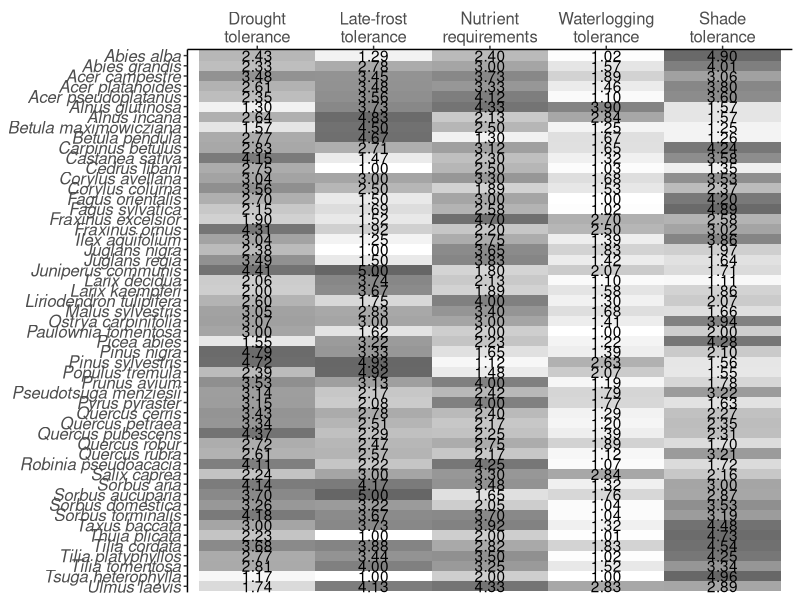
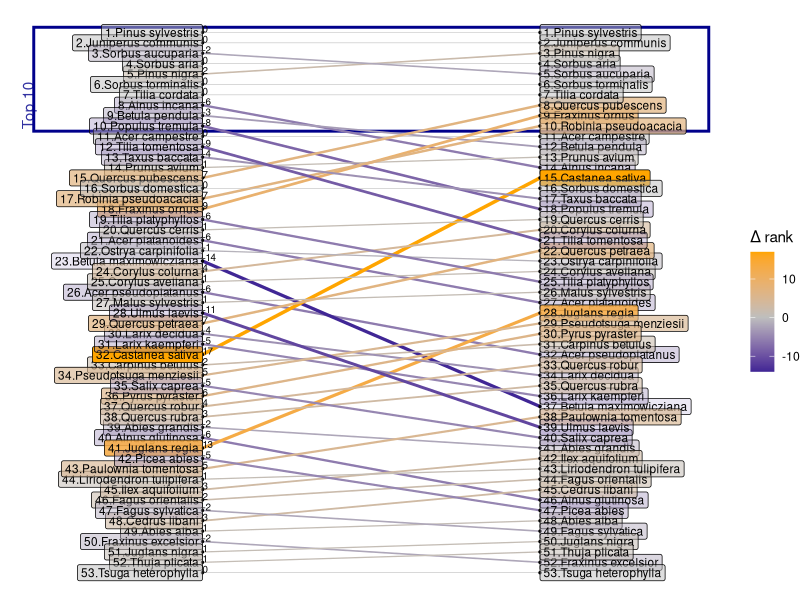
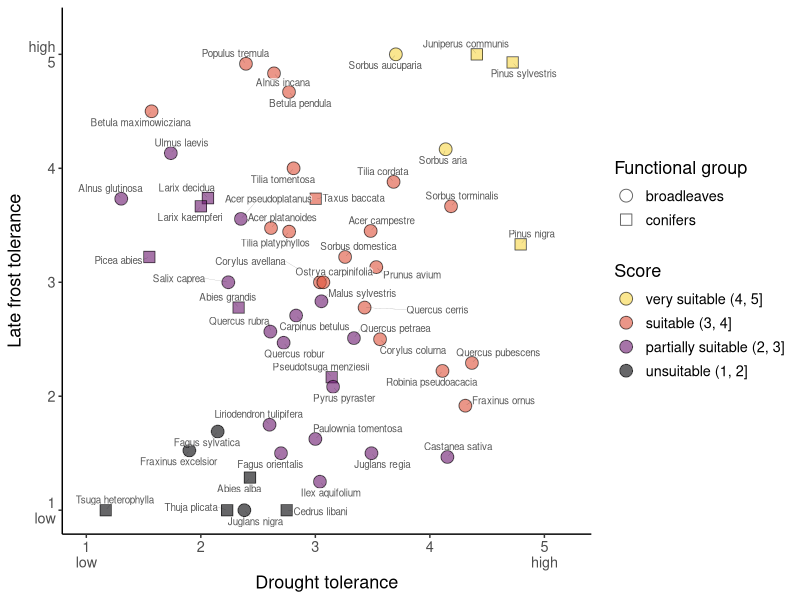
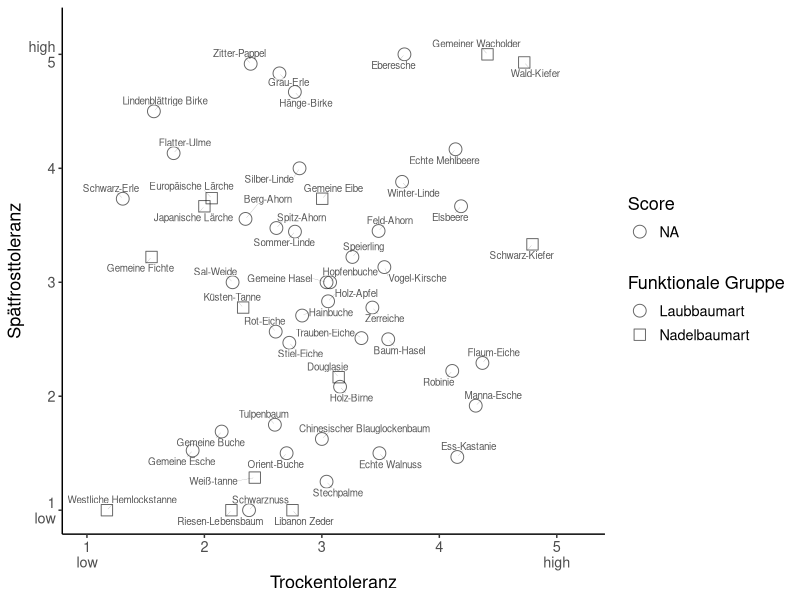
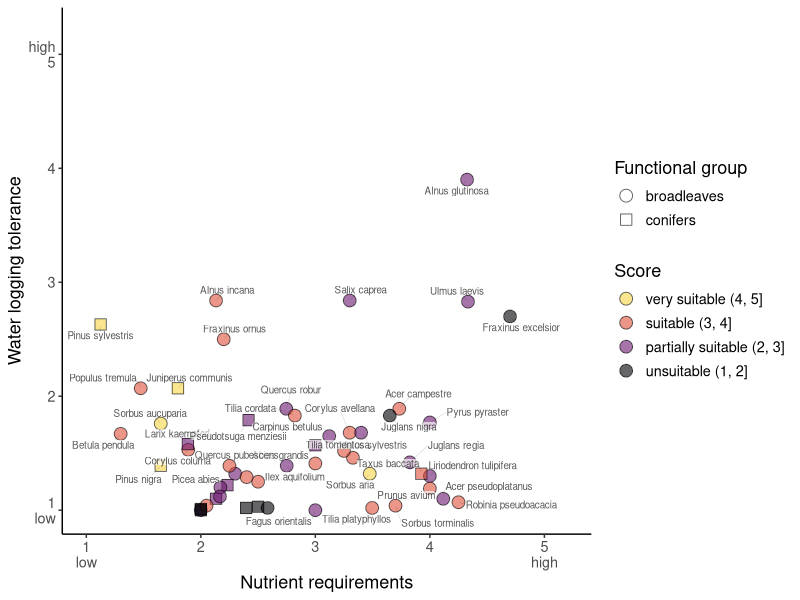
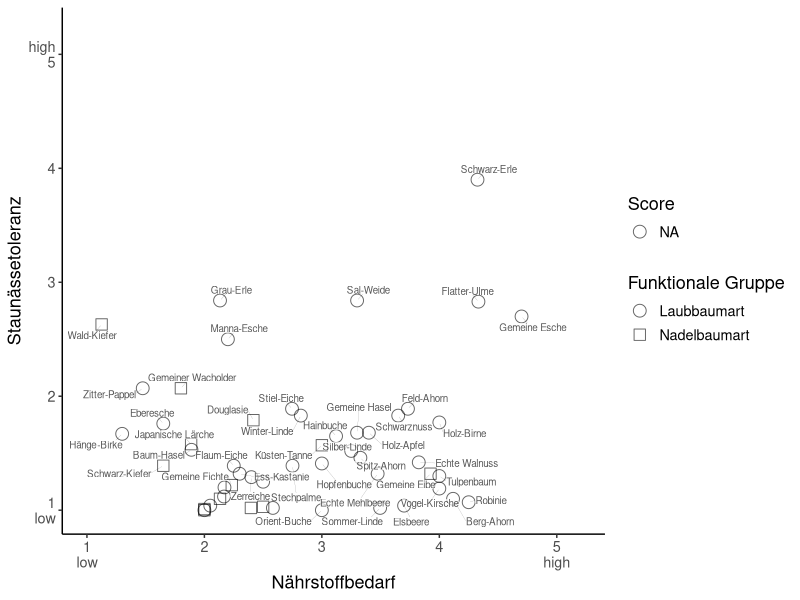
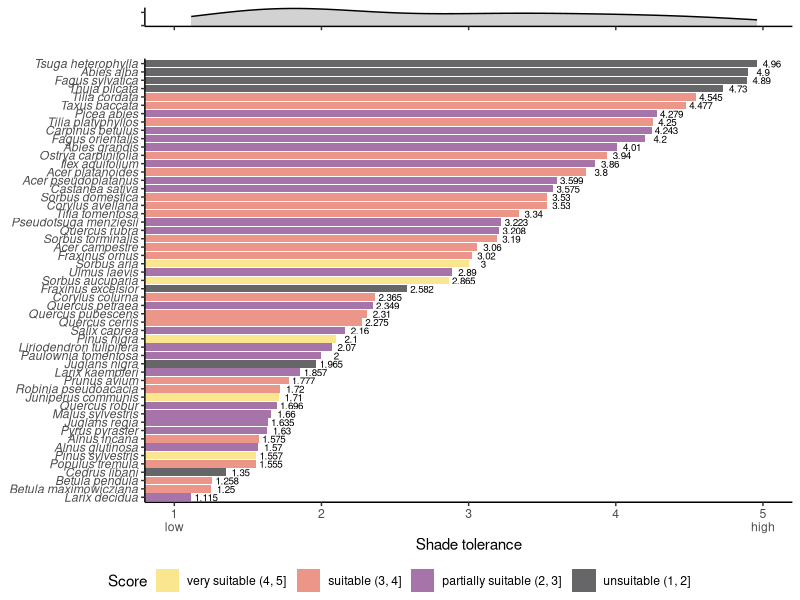
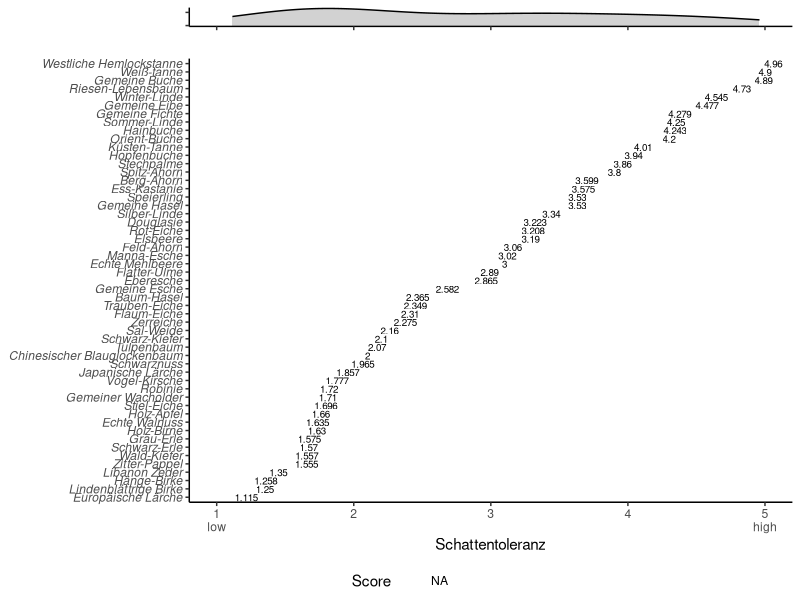

Reproduce these figures in R, in order.
## ---- chunk 1
# Packages for data handling
library(tidyverse)
library(data.table)

# Packages for visualization
library(ggrepel)
library(ggpubr) # ggarrange
# Packages for vis. this html document
library(kableExtra)

theme_set(theme_classic())
## ---- chunk 2
dat = fread("data/all_traits.csv", encoding = 'Latin-1')
colnames(dat)[1:8] = c("species", "drought", "late_frost", "shade",
                       "waterlogging",
                       "nutrients", "score_1", "score_2")


dat = dat %>% 
  # mutate(score_1 = (drought + late_frost) / 2,
  #        score_2 = (2*drought + late_frost) / 3) %>%
  mutate(cat = ifelse(score_1 > 4, "very suitable (4, 5]",
                      ifelse(score_1 > 3, "suitable (3, 4]",
                             ifelse(score_1 > 2,
                                    "partially suitable (2, 3]",
                                    "unsuitable (1, 2]")))) 

lbl_dict = fread("data/label_dict.csv", 
                 encoding = 'Latin-1')

dat = dat %>% 
  left_join(., lbl_dict, by = c("cat" = "english")) %>% 
  rename("cat_de" = "deutsch") %>%  
  left_join(., lbl_dict %>% dplyr::select(-short),
            by = c("type" = "english")) %>% 
  rename("type_de" = "deutsch")

dat = dat %>% 
  mutate(cat = factor(cat,
                      levels = c("very suitable (4, 5]", "suitable (3, 4]",
                                 "partially suitable (2, 3]", "unsuitable (1, 2]")),
         cat_de = factor(cat_de,
                      levels = c("sehr geeignet (4, 5]", "geeignet (3, 4]",
                                 "teilweise geeignet (2, 3]", "ungeeignet (1, 2]")))
## ---- chunk 3
dat %>% 
  dplyr::select(species, drought, late_frost, shade, waterlogging, nutrients) %>% 
  gather(., key, value, drought:nutrients) %>% 
  mutate(value = (format(value, digit = 3)),
         key = factor(key,
                      levels = c("drought", "late_frost", "nutrients",
                                 "waterlogging", "shade"),
                      labels = c("Drought\ntolerance",
                                 "Late-frost\ntolerance",
                                 "Nutrient\nrequirements",
                                 "Waterlogging\ntolerance",
                                 "Shade\ntolerance"))) %>% 
  ggplot(., aes(x = key, y = species)) +
  geom_tile(show.legend = F, aes(alpha = value)) +
  geom_text(aes(label = value)) +
  scale_x_discrete(position = "top") +
  scale_fill_viridis_c() +
  scale_alpha_discrete(range = c(0, 0.75)) +
  scale_y_discrete(limits=rev) +
  guides(alpha = F) +
  theme(axis.title = element_blank(),
        axis.text.y = element_text(face = "italic", size = 12),
        axis.text.x = element_text(size = 12))

ggsave("figs/fig_2_traits.jpg", width = 8.5, height = 12)
## ---- chunk 4
h = dat %>% 
  mutate(d = r1 - r2) %>% 
  gather(., key, value, r1, r2) %>% 
  group_by(species) %>% 
  mutate(hjust = ifelse(key == "r1", 1, 0)) %>% 
  mutate(key = factor(key, levels = c("r1", "r2")))


h %>% 
  mutate(value.rev = 54 - value) %>% 
  ggplot(., aes(x = factor(key), y = value, 
                label = interaction(value, species))) +
  annotate("rect",
           xmin = 0.5, xmax = 2.5,
           ymin = .5, ymax = 10.5,
            col = "darkblue", fill = NA, linewidth = 1) +
  geom_line(aes(group = species, col = d, size = abs(d))) +
  geom_point(size = .5) +
  geom_label(size = 3, aes(fill = d, alpha = d, hjust = hjust),
             show.legend = F) +
  geom_text(h %>% filter(key == "r1"),
            mapping=aes(x = key, y = value, label = d), hjust = 0, #-0.5
            vjust = 0,
            size = 2.5, col = "grey2") +
  annotate("text", x = 0.5, y = 8, angle = 90, label = "Top 10", vjust = 0,
           alpha = .8, col = "darkblue") +
  scale_fill_gradient2(low = "darkblue", high = "orange", mid = "grey") +
  scale_color_gradient2(low = "darkblue", high = "orange", mid = "grey") +
  scale_size_continuous(range  = c(0.2, 1.2)) +
  scale_y_reverse() +
  guides(size = F) +
  theme_void() +
  labs(fill = "\u0394 rank",
       color = "\u0394 rank")
  
ggsave("figs/fig_3_scores.jpg", height = 10, width = 7)
## ---- chunk 5
dat %>% 
  ggplot(., aes(x = drought, y = late_frost, 
                shape = type,
                fill = cat)) +
  geom_point(size = 4,
             alpha = 0.6) +
  geom_label_repel(aes(label = species), 
                   alpha = 0.65, 
                   fill = "white",
                   segment.size = 0.05,
                   min.segment.length = 0,
                   label.size = NA,
                   label.padding = 0.01,
                   size = 2.5, 
                   show.legend = F) +
  scale_shape_manual(values = c(21, 22)) +
  scale_fill_viridis_d(option = "inferno", direction = -1, end = 0.9) +
  scale_size_continuous(range = c(0, 6)) +
  scale_x_continuous(breaks = 1:5, limits = c(1, 5.2),
                     labels = c("1\nlow", "2", "3", "4", "5\nhigh")) +
  scale_y_continuous(breaks = 1:5, limits = c(1, 5.2),
                     labels = c("1\nlow", "2", "3", "4", "high\n5")) +
  guides(fill = guide_legend(override.aes = aes(shape = 21))) +
  labs(x = lbl_dict[lbl_dict$short == "drought", "english"][[1]],
       y = lbl_dict[lbl_dict$short == "late_frost", "english"][[1]],
       fill = lbl_dict[lbl_dict$short == "score", "english"][[1]],
       shape = lbl_dict[lbl_dict$short == "func_group", "english"][[1]]) +
  theme(text = element_text(size = 13))

ggsave(paste("figs/fig_4_drought_frost.jpg", sep = ""), width = 8.5, height = 5)
## ---- chunk 6
dat %>% 
  ggplot(., aes(x = drought, y = late_frost, 
                shape = type_de,
                fill = cat_de)) +
  geom_point(size = 4,
             alpha = 0.6) +
  geom_label_repel(aes(label = name_dt), #species 
                   alpha = 0.65, 
                   fill = "white",
                   segment.size = 0.05,
                   min.segment.length = 0,
                   label.size = NA,
                   label.padding = 0.01,
                   size = 2.5, 
                   show.legend = F) +
  scale_shape_manual(values = c(21, 22)) +
  scale_fill_viridis_d(option = "inferno", direction = -1, end = 0.9) +
  scale_size_continuous(range = c(0, 6)) +
  scale_x_continuous(breaks = 1:5, limits = c(1, 5.2),
                     labels = c("1\nlow", "2", "3", "4", "5\nhigh")) +
  scale_y_continuous(breaks = 1:5, limits = c(1, 5.2),
                     labels = c("1\nlow", "2", "3", "4", "high\n5")) +
  guides(fill = guide_legend(override.aes = aes(shape = 21))) +
  labs(x = lbl_dict[lbl_dict$short == "drought", "deutsch"][[1]],
       y = lbl_dict[lbl_dict$short == "late_frost", "deutsch"][[1]],
       fill = lbl_dict[lbl_dict$short == "score", "deutsch"][[1]],
       shape = lbl_dict[lbl_dict$short == "func_group", "deutsch"][[1]]) +
  theme(text = element_text(size = 13))

ggsave(paste("figs/fig_4_drought_frost_de.jpg", sep = ""), width = 8.5, height = 5)
## ---- chunk 7
dat %>% 
  ggplot(., aes(x = nutrients, y = waterlogging, 
                shape = type,
                fill = cat)) +
  geom_point(size = 4,
             alpha = 0.6) +
  geom_label_repel(aes(label = species), 
                   alpha = 0.65, 
                   fill = "white",
                   segment.size = 0.05,
                   min.segment.length = 0,
                   label.size = NA,
                   label.padding = 0.01,
                   size = 2.5, 
                   show.legend = F) +
  scale_shape_manual(values = c(21, 22)) +
  scale_fill_viridis_d(option = "inferno", direction = -1, end = 0.9) +
  scale_size_continuous(range = c(0, 6)) +
  scale_x_continuous(breaks = 1:5, limits = c(1, 5.2),
                     labels = c("1\nlow", "2", "3", "4", "5\nhigh")) +
  scale_y_continuous(breaks = 1:5, limits = c(1, 5.2),
                     labels = c("1\nlow", "2", "3", "4", "high\n5")) +
  guides(fill = guide_legend(override.aes = aes(shape = 21))) +
  labs(x = lbl_dict[lbl_dict$short == "nutrients", "english"][[1]],
       y = lbl_dict[lbl_dict$short == "waterlogging", "english"][[1]],
       fill = lbl_dict[lbl_dict$short == "score", "english"][[1]],
       shape = lbl_dict[lbl_dict$short == "func_group", "english"][[1]]) +
  theme(text = element_text(size = 13))

ggsave(paste("figs/fig_5_nutrients_waterlogging.jpg", sep = ""), width = 8.5, height = 5)
## ---- chunk 8
dat %>% 
  ggplot(., aes(x = nutrients, y = waterlogging, 
                shape = type_de,
                fill = cat_de)) +
  geom_point(size = 4,
             alpha = 0.6) +
  geom_label_repel(aes(label = name_dt), 
                   alpha = 0.65, 
                   fill = "white",
                   segment.size = 0.05,
                   min.segment.length = 0,
                   label.size = NA,
                   label.padding = 0.01,
                   size = 2.5, 
                   show.legend = F) +
  scale_shape_manual(values = c(21, 22)) +
  scale_fill_viridis_d(option = "inferno", direction = -1, end = 0.9) +
  scale_size_continuous(range = c(0, 6)) +
  scale_x_continuous(breaks = 1:5, limits = c(1, 5.2),
                     labels = c("1\nlow", "2", "3", "4", "5\nhigh")) +
  scale_y_continuous(breaks = 1:5, limits = c(1, 5.2),
                     labels = c("1\nlow", "2", "3", "4", "high\n5")) +
  guides(fill = guide_legend(override.aes = aes(shape = 21))) +
  labs(x = lbl_dict[lbl_dict$short == "nutrients", "deutsch"][[1]],
       y = lbl_dict[lbl_dict$short == "waterlogging", "deutsch"][[1]],
       fill = lbl_dict[lbl_dict$short == "score", "deutsch"][[1]],
       shape = lbl_dict[lbl_dict$short == "func_group", "deutsch"][[1]]) +
  theme(text = element_text(size = 13))

ggsave(paste("figs/fig_5_nutrients_waterlogging_de.jpg", sep = ""), width = 8.5, height = 5)
## ---- chunk 9
trait = "shade"
trait <- sym(trait)
levs = dat %>% arrange(!!trait) %>% select(species)
p1 = dat %>%
  ggplot(., aes(x = !!trait)) +
  coord_cartesian(xlim= c(1, 5)) +
  geom_density(fill = "grey", alpha =.7) + 
  scale_y_continuous(breaks = c(0, 0.25, 0.5)) +
  theme(axis.title = element_blank(),
        axis.text = element_blank())
## ---- chunk 10
p2 = dat %>% 
  mutate(species = factor(species, levels = levs$species)) %>% 
  ggplot(., aes(x = species, y = !!trait, 
                fill = cat)) +
  geom_bar(stat = "identity", alpha = 0.6, linewidth = 0.1) +
  geom_text(aes(label = !!trait), nudge_y = 0.1, size = 2.5) +
  scale_fill_viridis_d(option = "inferno", direction = -1, end = 0.9) +  
  scale_color_viridis_d(option = "inferno", direction = -1, end = 0.9) +
  scale_y_continuous(breaks = 1:5,
                     labels = c("1\nlow", "2", "3", "4", "5\nhigh")) +
  coord_flip(ylim= c(1, 5)) +
  labs(y = lbl_dict[lbl_dict$short == trait, "english"][[1]],
       fill = lbl_dict[lbl_dict$short == "score", "english"][[1]]) +
  theme(axis.title.y = element_blank(),
        axis.text.y = element_text(face = "italic"))

ggarrange(p1, ggplot() + theme_void(), p2, ncol = 1, 
          heights = c(0.5, -0.2, 3),
          align = "hv",
          legend = "bottom",
          common.legend = T)

ggsave(paste("figs/fig_6_", trait, "_density.jpg", sep = ""), 
       width = 6, height = 7.3)
## ---- chunk 11
levs = dat %>% arrange(!!trait) %>% 
  dplyr:: select(name_dt)

p2 = dat %>% 
  mutate(name_dt = factor(name_dt, levels = levs$name_dt)) %>% 
  ggplot(., aes(x = name_dt, y = !!trait, 
                fill = cat_de)) +
  geom_bar(stat = "identity", alpha = 0.6, linewidth = 0.1) +
  geom_text(aes(label = !!trait), nudge_y = 0.1, size = 2.5) +
  scale_fill_viridis_d(option = "inferno", direction = -1, end = 0.9) +  
  scale_color_viridis_d(option = "inferno", direction = -1, end = 0.9) +
  scale_y_continuous(breaks = 1:5,
                     labels = c("1\nlow", "2", "3", "4", "5\nhigh")) +
  coord_flip(ylim= c(1, 5)) +
  labs(y = lbl_dict[lbl_dict$short == trait, "deutsch"][[1]],
       fill = lbl_dict[lbl_dict$short == "score", "deutsch"][[1]]) +
  theme(axis.title.y = element_blank(),
        axis.text.y = element_text(face = "italic"))

ggarrange(p1, ggplot() + theme_void(), p2, ncol = 1, 
          heights = c(0.5, -0.2, 3),
          align = "hv",
          legend = "bottom",
          common.legend = T)

ggsave(paste("figs/fig_6_", trait, "_density_de.jpg", sep = ""), 
       width = 6, height = 7.3)
## ---- chunk 12
res = data.frame()
for (i in 2:6){
  nt = shapiro.test(dat[[i]])
  nsig = ifelse(nt$p.value <= 0.05, "Not normal", "normal")
  cts = cor.test(dat[[i]], dat[[7]], method = "spearman")
  
  res = bind_rows(res,
                  data.frame(var = colnames(dat)[i],
                             shaphiro.wilk.p = format(nt$p.value, scientific = T, digits = 2),
                             # shaphiro.res = nsig,
                             spearman.rho = round(cts$estimate, 2),
                             spearman.p = format(cts$p.value, scientific = T, digits = 2)))
}
rownames(res) = NULL
colnames(res) = c("Trait", "Shapiro-Wilk p-value", "Spearman's r", "Spearman's p-value")
res %>% 
  fwrite(., file = "correlations.csv", row.names = F)
## ---- chunk 13
res %>% 
  kbl(caption = "Results of Shapiro-Wilk normality test and Spearman's rank correlation.") %>%
  kable_styling(full_width = F)
## ---- chunk 14
cor.test(dat$drought, dat$late_frost, method = "spearman")
## ---- chunk 15
dat = fread("data/Thom_vs_Ellenberg.csv")
dat[dat == "-"] = NA
dat[, 2:5] = lapply(dat[, 2:5], function(i) gsub(",", ".", i))
dat[, 2:5] = lapply(dat[, 2:5], as.numeric)

h_frost = dat %>% 
  filter(!is.na(Frost_Ellenberg)) 

cor.test(h_frost$Frost_Thom, h_frost$Frost_Ellenberg, method = "spearman")

h_drought = dat %>% 
  filter(!is.na(Drought_Ellenberg))
cor.test(h_drought$Drought_Thom, h_drought$Drought_Ellenberg, method = "spearman")


cat("Ellenberg values FROST were available for", nrow(h_frost), "out of", nrow(dat), "species.")
cat("Ellenberg values DROUGHT were available for", nrow(h_drought), "out of", nrow(dat), "species.")

p1 = h_frost %>% 
  ggplot(., aes(x = Frost_Thom, y = Frost_Ellenberg)) +
  geom_smooth(method = "lm", se = F, col = "grey") +
  geom_point() +
  geom_label_repel(aes(label = Species), 
                   alpha = 0.65, 
                   fill = "white",
                   segment.size = 0.05,
                   min.segment.length = 0,
                   label.size = NA,
                   label.padding = 0.01,
                   size = 2.5, 
                   show.legend = F) +
  stat_cor(method = "spearman") +
  labs(x = paste(lbl_dict[lbl_dict$short == "late_frost", "english"][[1]], "(Thom et al.)"),
       y = paste(lbl_dict[lbl_dict$short == "late_frost", "english"][[1]], "(Ellenberg 1986)"))

p2 = h_drought %>% 
  ggplot(., aes(x = Drought_Thom, y = Drought_Ellenberg)) +
  geom_smooth(method = "lm", se = F, col = "grey") +
  geom_point() +
  geom_label_repel(aes(label = Species), 
                   alpha = 0.65, 
                   fill = "white",
                   segment.size = 0.05,
                   min.segment.length = 0,
                   label.size = NA,
                   label.padding = 0.01,
                   size = 2.5, 
                   show.legend = F) +
  stat_cor(method = "spearman") +
  labs(x = paste(lbl_dict[lbl_dict$short == "drought", "english"][[1]], "(Thom et al.)"),
       y = paste(lbl_dict[lbl_dict$short == "drought", "english"][[1]], "(Ellenberg 1986)"))

ggarrange(p1, p2, ncol = 1, nrow = 2)
